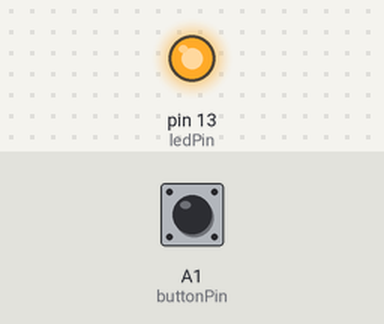
Bench run of a sketch on a simulated Arduino Uno, built with avr-gcc and run on an emulated ATmega328P. Parts: output pins drawn as LEDs (lit = HIGH). Inputs (shaded band) come from the test bench; at power-on: A1 (buttonPin) LOW.

Above: at 1.2 s.
1.3 s: A1 (buttonPin) pulled HIGH for 0.15 s
At 2.5 s:
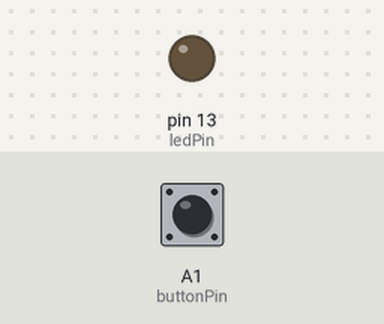
2.9 s: A1 (buttonPin) pulled HIGH for 1 s
At 4.9 s:
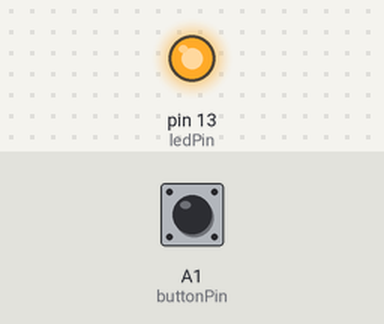
5.4 s: A1 (buttonPin) pulled HIGH for 3.2 s
At 9.7 s:
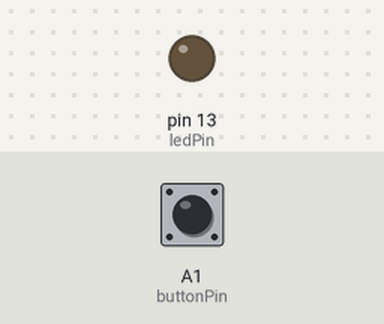
Timing chart, 0 to 11.2 s (numbered marks = the images above; inputs shaded):
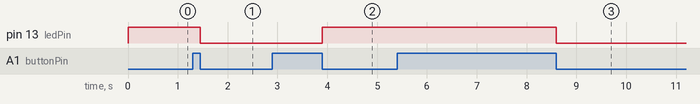

The sketch:

tactile_switch_demo.ino
```cpp
// constants won't change. They're used here to set pin numbers:
#define buttonPin A1
#define ledPin 13
#define OFF 0
#define ON 1

// variables will change:
int buttonState = 0;         // variable for reading the pushbutton status
int ledState = ON;
int ledBefore = OFF;

void setup() {
  // initialize the LED pin as an output:
  pinMode(ledPin, OUTPUT);
  // initialize the pushbutton pin as an input:
  pinMode(buttonPin, INPUT);
}

void loop() {
  // read the state of the pushbutton value:
  buttonState = digitalRead(buttonPin);

  if (buttonState == HIGH) {
    ledBefore = ledState;
  } else {
    ledState = !ledBefore;
  }

  if (ledState == ON) {
    digitalWrite(ledPin, HIGH);
  } else {
    digitalWrite(ledPin, LOW);
  }


}
```

Measured:
- after the input at 1.3 s, pin 13 (ledPin): HIGH → LOW after 0.15 s
- after the input at 2.9 s, pin 13 (ledPin): LOW → HIGH after 1.0 s
- after the input at 5.4 s, pin 13 (ledPin): HIGH → LOW after 3.2 s
